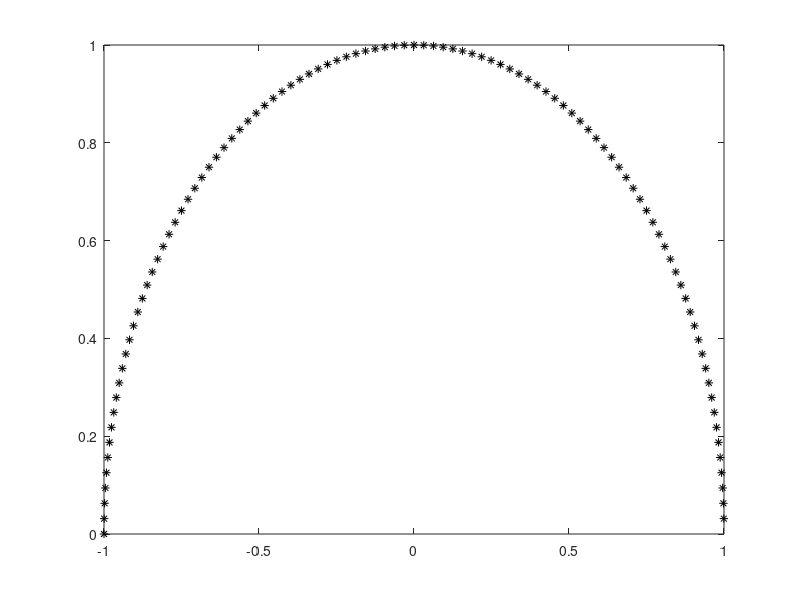

This figure's MATLAB source:



n=100;
a = 1;
b = 1;

x = zeros(100,1);
y = zeros(100,1);


for i = 1:n
    
    theta = pi * (i/n);

    x(i) = a * cos(theta);
    y(i) = b * sin(theta);

end
%figure(100);
plot(x,y,'*k');
